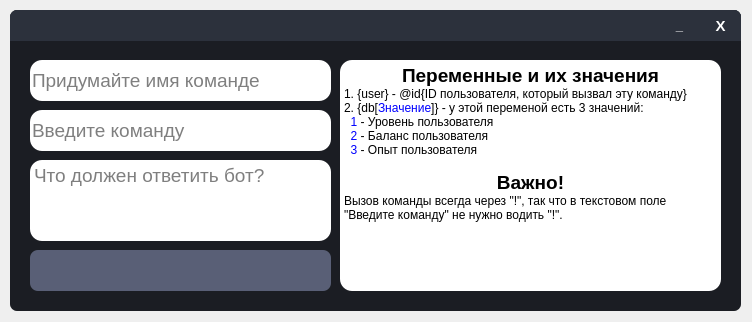
<?xml version="1.0" encoding="UTF-8"?>
<ui version="4.0">
 <class>Form</class>
 <widget class="QWidget" name="Form">
  <property name="geometry">
   <rect>
    <x>0</x>
    <y>0</y>
    <width>752</width>
    <height>322</height>
   </rect>
  </property>
  <property name="windowTitle">
   <string>Form</string>
  </property>
  <widget class="QFrame" name="Window">
   <property name="geometry">
    <rect>
     <x>10</x>
     <y>10</y>
     <width>731</width>
     <height>301</height>
    </rect>
   </property>
   <property name="font">
    <font>
     <pointsize>8</pointsize>
    </font>
   </property>
   <property name="styleSheet">
    <string notr="true">QFrame{
	border-radius: 7px;
	background-color: #1B1D23;
}

QLabel{
	color: white;
}

QLineEdit{
	border-radius: 12px;
}

QTextEdit{
	background-color: white;
	border-radius: 12px;
}</string>
   </property>
   <property name="frameShape">
    <enum>QFrame::StyledPanel</enum>
   </property>
   <property name="frameShadow">
    <enum>QFrame::Raised</enum>
   </property>
   <widget class="QFrame" name="WindowFrame">
    <property name="geometry">
     <rect>
      <x>0</x>
      <y>0</y>
      <width>731</width>
      <height>31</height>
     </rect>
    </property>
    <property name="styleSheet">
     <string notr="true">QFrame{
	border-bottom-left-radius: 0px;
	border-bottom-right-radius: 0px;
	background-color: #2C313C;
}</string>
    </property>
    <property name="frameShape">
     <enum>QFrame::StyledPanel</enum>
    </property>
    <property name="frameShadow">
     <enum>QFrame::Raised</enum>
    </property>
    <widget class="QPushButton" name="CloseWindowButton">
     <property name="geometry">
      <rect>
       <x>690</x>
       <y>0</y>
       <width>41</width>
       <height>31</height>
      </rect>
     </property>
     <property name="font">
      <font>
       <pointsize>11</pointsize>
       <weight>75</weight>
       <bold>true</bold>
      </font>
     </property>
     <property name="cursor">
      <cursorShape>PointingHandCursor</cursorShape>
     </property>
     <property name="styleSheet">
      <string notr="true">QPushButton{
	color: white;
	border: none;
	border-top-right-radius: 7px;
	background-color: #2C313C;
}

QPushButton:hover{
	background-color: #45494D;
}

QPushButton:pressed{
	color: #EA2F4E;
}</string>
     </property>
     <property name="text">
      <string>X</string>
     </property>
    </widget>
    <widget class="QPushButton" name="MinimizeWindowButton">
     <property name="geometry">
      <rect>
       <x>649</x>
       <y>0</y>
       <width>41</width>
       <height>31</height>
      </rect>
     </property>
     <property name="font">
      <font>
       <pointsize>10</pointsize>
       <weight>75</weight>
       <bold>true</bold>
      </font>
     </property>
     <property name="cursor">
      <cursorShape>PointingHandCursor</cursorShape>
     </property>
     <property name="styleSheet">
      <string notr="true">QPushButton{
	color: white;
	border: none;
	border-top-right-radius: 7px;
	background-color: #2C313C;
}

QPushButton:hover{
	background-color: #45494D;
}

QPushButton:pressed{
	color: #EA2F4E;
}</string>
     </property>
     <property name="text">
      <string>_</string>
     </property>
     <property name="default">
      <bool>false</bool>
     </property>
    </widget>
   </widget>
   <widget class="QLineEdit" name="CommandNameLineEdit">
    <property name="geometry">
     <rect>
      <x>20</x>
      <y>50</y>
      <width>301</width>
      <height>41</height>
     </rect>
    </property>
    <property name="font">
     <font>
      <pointsize>14</pointsize>
      <weight>50</weight>
      <bold>false</bold>
     </font>
    </property>
    <property name="inputMask">
     <string/>
    </property>
    <property name="placeholderText">
     <string>Придумайте имя команде</string>
    </property>
   </widget>
   <widget class="QLineEdit" name="CommandlineEdit">
    <property name="geometry">
     <rect>
      <x>20</x>
      <y>100</y>
      <width>301</width>
      <height>41</height>
     </rect>
    </property>
    <property name="font">
     <font>
      <pointsize>14</pointsize>
      <weight>50</weight>
      <bold>false</bold>
     </font>
    </property>
    <property name="inputMask">
     <string/>
    </property>
    <property name="placeholderText">
     <string>Введите команду</string>
    </property>
   </widget>
   <widget class="QTextEdit" name="CommandAnsweTextEdit">
    <property name="geometry">
     <rect>
      <x>20</x>
      <y>150</y>
      <width>301</width>
      <height>81</height>
     </rect>
    </property>
    <property name="font">
     <font>
      <pointsize>14</pointsize>
      <weight>50</weight>
      <bold>false</bold>
     </font>
    </property>
    <property name="placeholderText">
     <string>Что должен ответить бот?</string>
    </property>
   </widget>
   <widget class="QTextEdit" name="TextEdit">
    <property name="geometry">
     <rect>
      <x>330</x>
      <y>50</y>
      <width>381</width>
      <height>231</height>
     </rect>
    </property>
    <property name="lineWrapMode">
     <enum>QTextEdit::WidgetWidth</enum>
    </property>
    <property name="readOnly">
     <bool>true</bool>
    </property>
    <property name="html">
     <string>&lt;!DOCTYPE HTML PUBLIC &quot;-//W3C//DTD HTML 4.0//EN&quot; &quot;http://www.w3.org/TR/REC-html40/strict.dtd&quot;&gt;
&lt;html&gt;&lt;head&gt;&lt;meta name=&quot;qrichtext&quot; content=&quot;1&quot; /&gt;&lt;style type=&quot;text/css&quot;&gt;
p, li { white-space: pre-wrap; }
&lt;/style&gt;&lt;/head&gt;&lt;body style=&quot; font-family:'MS Shell Dlg 2'; font-size:8.25pt; font-weight:400; font-style:normal;&quot;&gt;
&lt;p align=&quot;center&quot; style=&quot; margin-top:0px; margin-bottom:0px; margin-left:0px; margin-right:0px; -qt-block-indent:0; text-indent:0px;&quot;&gt;&lt;span style=&quot; font-size:14pt; font-weight:600;&quot;&gt;Переменные и их значения&lt;/span&gt;&lt;/p&gt;
&lt;p style=&quot; margin-top:0px; margin-bottom:0px; margin-left:0px; margin-right:0px; -qt-block-indent:0; text-indent:0px;&quot;&gt;&lt;span style=&quot; font-size:9pt;&quot;&gt;1. {user} - @id{ID пользователя, который вызвал эту команду}&lt;/span&gt;&lt;/p&gt;
&lt;p style=&quot; margin-top:0px; margin-bottom:0px; margin-left:0px; margin-right:0px; -qt-block-indent:0; text-indent:0px;&quot;&gt;&lt;span style=&quot; font-size:9pt;&quot;&gt;2. {db[&lt;/span&gt;&lt;span style=&quot; font-size:9pt; color:#0000ff;&quot;&gt;Значение&lt;/span&gt;&lt;span style=&quot; font-size:9pt;&quot;&gt;]} - у этой переменой есть 3&lt;/span&gt;&lt;span style=&quot; font-size:9pt; color:#000000;&quot;&gt; значений&lt;/span&gt;&lt;span style=&quot; font-size:9pt;&quot;&gt;:&lt;/span&gt;&lt;/p&gt;
&lt;p style=&quot; margin-top:0px; margin-bottom:0px; margin-left:0px; margin-right:0px; -qt-block-indent:0; text-indent:0px;&quot;&gt;&lt;span style=&quot; font-size:9pt;&quot;&gt;  &lt;/span&gt;&lt;span style=&quot; font-size:9pt; color:#0000ff;&quot;&gt;1&lt;/span&gt;&lt;span style=&quot; font-size:9pt;&quot;&gt; - Уровень пользователя&lt;/span&gt;&lt;/p&gt;
&lt;p style=&quot; margin-top:0px; margin-bottom:0px; margin-left:0px; margin-right:0px; -qt-block-indent:0; text-indent:0px;&quot;&gt;&lt;span style=&quot; font-size:9pt;&quot;&gt;  &lt;/span&gt;&lt;span style=&quot; font-size:9pt; color:#0000ff;&quot;&gt;2&lt;/span&gt;&lt;span style=&quot; font-size:9pt;&quot;&gt; - Баланс пользователя&lt;/span&gt;&lt;/p&gt;
&lt;p style=&quot; margin-top:0px; margin-bottom:0px; margin-left:0px; margin-right:0px; -qt-block-indent:0; text-indent:0px;&quot;&gt;&lt;span style=&quot; font-size:9pt;&quot;&gt;  &lt;/span&gt;&lt;span style=&quot; font-size:9pt; color:#0000ff;&quot;&gt;3&lt;/span&gt;&lt;span style=&quot; font-size:9pt;&quot;&gt; - Опыт пользователя&lt;/span&gt;&lt;/p&gt;
&lt;p style=&quot;-qt-paragraph-type:empty; margin-top:0px; margin-bottom:0px; margin-left:0px; margin-right:0px; -qt-block-indent:0; text-indent:0px; font-size:9pt;&quot;&gt;&lt;br /&gt;&lt;/p&gt;
&lt;p align=&quot;center&quot; style=&quot; margin-top:0px; margin-bottom:0px; margin-left:0px; margin-right:0px; -qt-block-indent:0; text-indent:0px;&quot;&gt;&lt;span style=&quot; font-size:14pt; font-weight:600;&quot;&gt;Важно!&lt;/span&gt;&lt;/p&gt;
&lt;p style=&quot; margin-top:0px; margin-bottom:0px; margin-left:0px; margin-right:0px; -qt-block-indent:0; text-indent:0px;&quot;&gt;&lt;span style=&quot; font-size:9pt;&quot;&gt;Вызов команды всегда через &amp;quot;!&amp;quot;, так что в текстовом поле &amp;quot;Введите команду&amp;quot; не нужно водить &amp;quot;!&amp;quot;.&lt;/span&gt;&lt;/p&gt;&lt;/body&gt;&lt;/html&gt;</string>
    </property>
    <property name="overwriteMode">
     <bool>false</bool>
    </property>
    <property name="acceptRichText">
     <bool>true</bool>
    </property>
   </widget>
   <widget class="QPushButton" name="UserCommandButton">
    <property name="geometry">
     <rect>
      <x>20</x>
      <y>240</y>
      <width>301</width>
      <height>41</height>
     </rect>
    </property>
    <property name="font">
     <font>
      <pointsize>12</pointsize>
      <weight>75</weight>
      <bold>true</bold>
     </font>
    </property>
    <property name="cursor">
     <cursorShape>PointingHandCursor</cursorShape>
    </property>
    <property name="styleSheet">
     <string notr="true">QPushButton{
	color: white;
	border-radius: 8px;
	background-color: #595F76;
}

QPushButton:hover{
	background-color: #50566E;
}

QPushButton:pressed{
	background-color: #434965;
}</string>
    </property>
    <property name="text">
     <string/>
    </property>
   </widget>
  </widget>
 </widget>
 <resources/>
 <connections/>
</ui>
